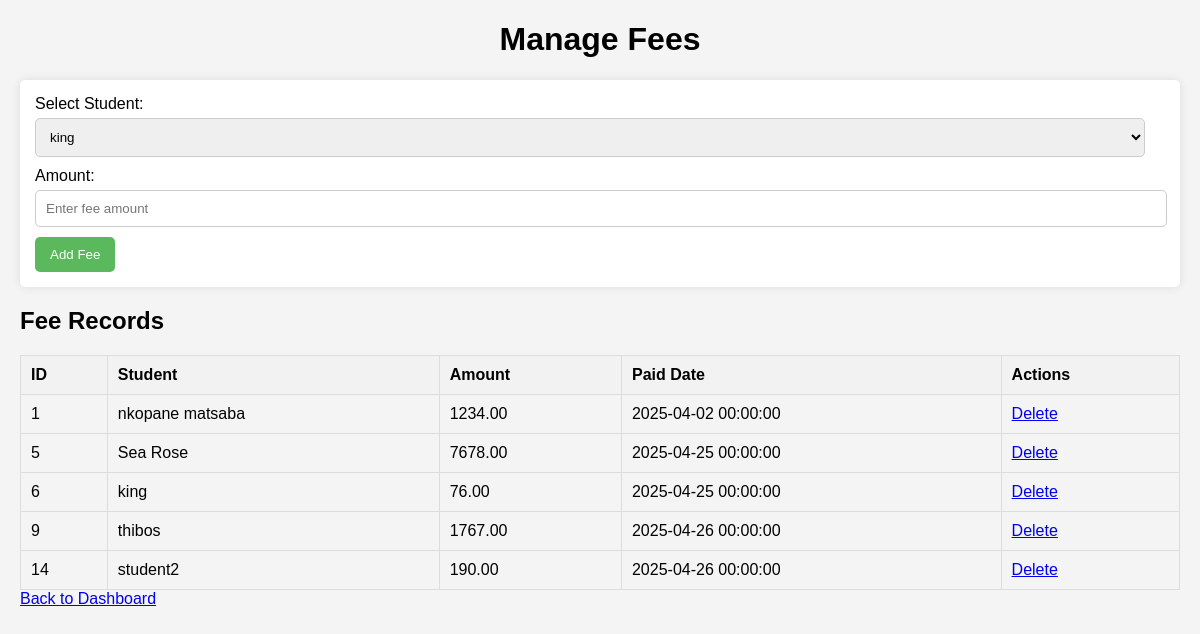
The app's page /manage_fees.php (signed in) with its own data.
### tables this page shows
CREATE TABLE `fees` (
  `id` int(11) NOT NULL,
  `student_id` int(11) DEFAULT NULL,
  `amount` decimal(10,2) DEFAULT NULL,
  `paid_date` date DEFAULT NULL
);

CREATE TABLE `students` (
  `id` int(11) NOT NULL,
  `name` varchar(100) NOT NULL,
  `email` varchar(89) NOT NULL,
  `phone` int(23) NOT NULL,
  `class_id` int(11) DEFAULT NULL,
  `fee_status` enum('paid','unpaid') NOT NULL DEFAULT 'unpaid'
);

### manage_fees.php (the view, shortened to what this page needs)
<?php
include 'db.php';
?>
<!DOCTYPE html>
<html >
<head>
</head>
<body>
    <h1>Manage Fees</h1>
    <form method="POST" action="add_fee.php" onsubmit="return validateForm();">
        <label for="student_id">Select Student:</label>
        <select name="student_id" id="student_id" required>
            <?php
            $students_result = $conn->query("SELECT * FROM students");
            while ($student = $students_result->fetch_assoc()) {
                echo "<option value='{$student['id']}'>{$student['name']}</option>";
            }
            ?>
        </select>
        <label for="amount">Amount:</label>
        <input type="number" name="amount" required placeholder="Enter fee amount" min="0">
        <button type="submit">Add Fee</button>
    </form>
    <h2>Fee Records</h2>
    <table>
        <thead>
            <tr>
                <th>ID</th>
                <th>Student</th>
                <th>Amount</th>
                <th>Paid Date</th>
                <th>Actions</th>
            </tr>
        </thead>
        <tbody>
            <?php
            $fees_result = $conn->query("SELECT f.id, s.name AS student_name, f.amount, f.paid_date
                                         FROM fees f
                                         JOIN students s ON f.student_id = s.id");
            while ($fee = $fees_result->fetch_assoc()) {
                $paid_date = $fee['paid_date'] ? date('Y-m-d H:i:s', strtotime($fee['paid_date'])) : 'N/A';
                echo "<tr>
                        <td>{$fee['id']}</td>
                        <td>{$fee['student_name']}</td>
                        <td>{$fee['amount']}</td>
                        <td>{$paid_date}</td>
                        <td><a href='delete_fee.php?id={$fee['id']}'>Delete</a></td>
                      </tr>";
            }
            ?>
        </tbody>
    </table>
    <a href="dashboard.php">Back to Dashboard</a>
</body>
</html>

### manage_fees.php (style rules this page uses)
body { font-family: Arial, sans-serif; margin: 20px; background-color: #f4f4f4; }
h1 { text-align: center; }
table { width: 100%; border-collapse: collapse; margin-top: 20px; }
th, td { padding: 10px; text-align: left; border: 1px solid #ddd; }
th { background-color: #f2f2f2; }
form { margin-bottom: 20px; background-color: white; padding: 15px; border-radius: 5px; box-shadow: 0 0 10px rgba(0, 0, 0, 0.1); }
label { display: block; margin-bottom: 5px; }
input, select { width: calc(100% - 20px); padding: 10px; margin-bottom: 10px; border: 1px solid #ccc; border-radius: 5px; }
button { padding: 10px 15px; background-color: #5cb85c; color: white; border: none; border-radius: 5px; cursor: pointer; }

### records on screen
fees: id "1", student.name "nkopane matsaba", amount "1234.00", paid_date "2025-04-02 00:00:00"
fees: id "5", student.name "Sea Rose", amount "7678.00", paid_date "2025-04-25 00:00:00"
fees: id "6", student.name "king", amount "76.00", paid_date "2025-04-25 00:00:00"
fees: id "9", student.name "thibos", amount "1767.00", paid_date "2025-04-26 00:00:00"
fees: id "14", student.name "student2", amount "190.00", paid_date "2025-04-26 00:00:00"

### other values on screen
form field student_id "king"
